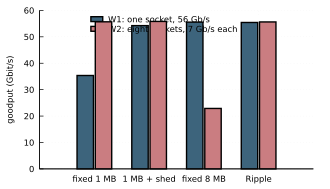

Generate this figure with gnuplot:
set terminal pdfcairo font "Helvetica,9" size 3.3in,1.9in
set output "/home/chanseo/lab/paper/figs/fig_workloads.pdf"
set style line 1 lc rgb '#1b4965' lw 2 pt 7 ps 0.5
set style line 2 lc rgb '#c1666b' lw 2 pt 5 ps 0.5
set style line 3 lc rgb '#4a7c59' lw 2 pt 9 ps 0.6
set style line 4 lc rgb '#8d8741' lw 2 pt 11 ps 0.6
set grid ls 0 lc rgb '#d0d0d0'
set border 3
set xtics nomirror
set ytics nomirror
set key top left reverse Left samplen 1.5

set style data histogram
set style histogram cluster gap 1
set style fill solid 0.85 border -1
set boxwidth 0.9
set ylabel "goodput (Gbit/s)"
set yrange [0:60]
set xtics scale 0
set key top center horizontal
plot "/home/chanseo/lab/paper/figs/fig_workloads.dat" u 3:xtic(2) ls 1 t "W1: one socket, 56 Gb/s", \
     "" u 4 ls 2 t "W2: eight sockets, 7 Gb/s each"
